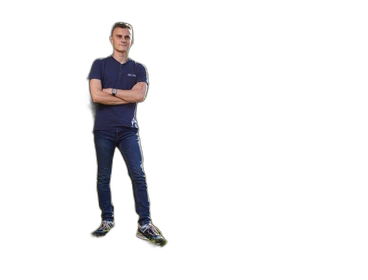
#> input picture person_no_bg.png, 368 x 280 px
$ python Shadow_Generation.py
#> lines starting #> are read from the running program, lines starting #| are printed output that depends on the picture
from PIL import Image, ImageOps, ImageFilter
import numpy as np

# === Load the object image (with transparent background ideally) ===
image_path = "person_no_bg.png"  # Replace with your image path
person = Image.open(image_path).convert("RGBA")
#> person is the input picture: PIL image 368x280 RGBA; mean R, G, B, A 5.9, 5.4, 6.3, 19.7

# === Create a solid black silhouette from the person ===
shadow = person.copy()
shadow = ImageOps.grayscale(shadow)         # Convert to grayscale
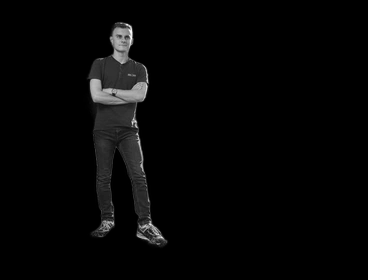
#> shadow: PIL image 368x280 L; min 0, max 254, mean 5.7
shadow = ImageOps.colorize(shadow, black="#101010", white="black")  # All black
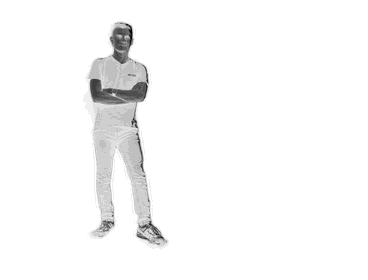
#> shadow: PIL image 368x280 RGB; min 0, max 16, mean 15.59; drawn with min black and max white
shadow.putalpha(person.split()[-1])         # Keep original alpha
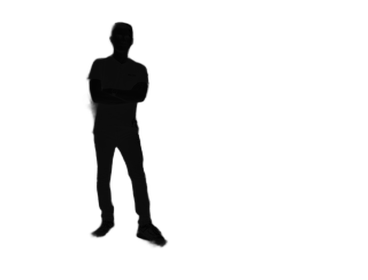
#> shadow: PIL image 368x280 RGBA; mean R, G, B, A 15.6, 15.6, 15.6, 19.7; transparent parts drawn white

# === Stretch shadow horizontally to the right ===
width, height = shadow.size
#> width = 368; height = 280
stretch_ratio = 1.0  # Equal to height
new_width = int(height * stretch_ratio)
#> new_width = 280
shadow_stretched = shadow.resize((new_width, height))
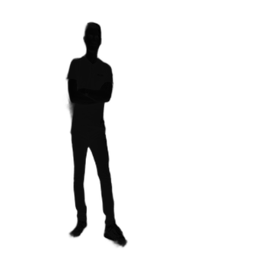
#> shadow_stretched: PIL image 280x280 RGBA; mean R, G, B, A 1, 1, 1, 19.7; transparent parts drawn white

# === Skew shadow to simulate ground contact ===
# Move top of shadow to same vertical level as the object’s base
shadow_skew = shadow_stretched.transform(
    (width, height),
    Image.AFFINE,
    (0.8, 0.3, 1,      # Horizontal stretch
     0, 1, 0),     # Vertical no skew
    resample=Image.BICUBIC
)
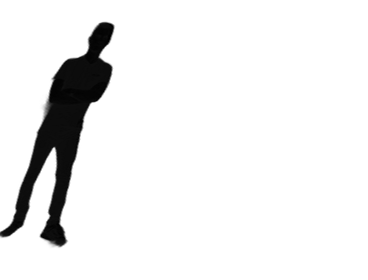
#> shadow_skew: PIL image 368x280 RGBA; mean R, G, B, A 0.9, 0.9, 0.9, 18.7; transparent parts drawn white

# === Blur the shadow for realism ===
shadow_blurred = shadow_skew.filter(ImageFilter.GaussianBlur(5))
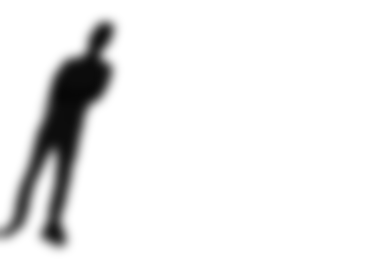
#> shadow_blurred: PIL image 368x280 RGBA; mean R, G, B, A 0.9, 0.9, 0.9, 18.7; transparent parts drawn white

# === Create canvas and paste both shadow and object ===
offset_x = int(width * 0.3)  # Adjust this to control closeness
#> offset_x = 110
canvas = Image.new("RGBA", (width + new_width, height), (0, 0, 0, 0))
#> canvas: PIL image 648x280 RGBA; every value is 0
canvas.paste(shadow_blurred, (offset_x, 0), shadow_blurred)
canvas.paste(person, (0, 0), person)
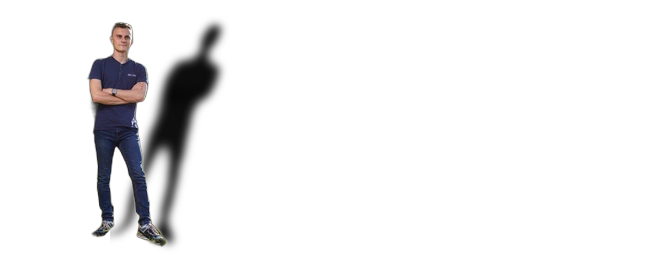
#> canvas: PIL image 648x280 RGBA; mean R, G, B, A 3.5, 3.2, 3.8, 18.2; transparent parts drawn white


# === Show or Save ===
canvas.show()
canvas.save("shadow.png")
